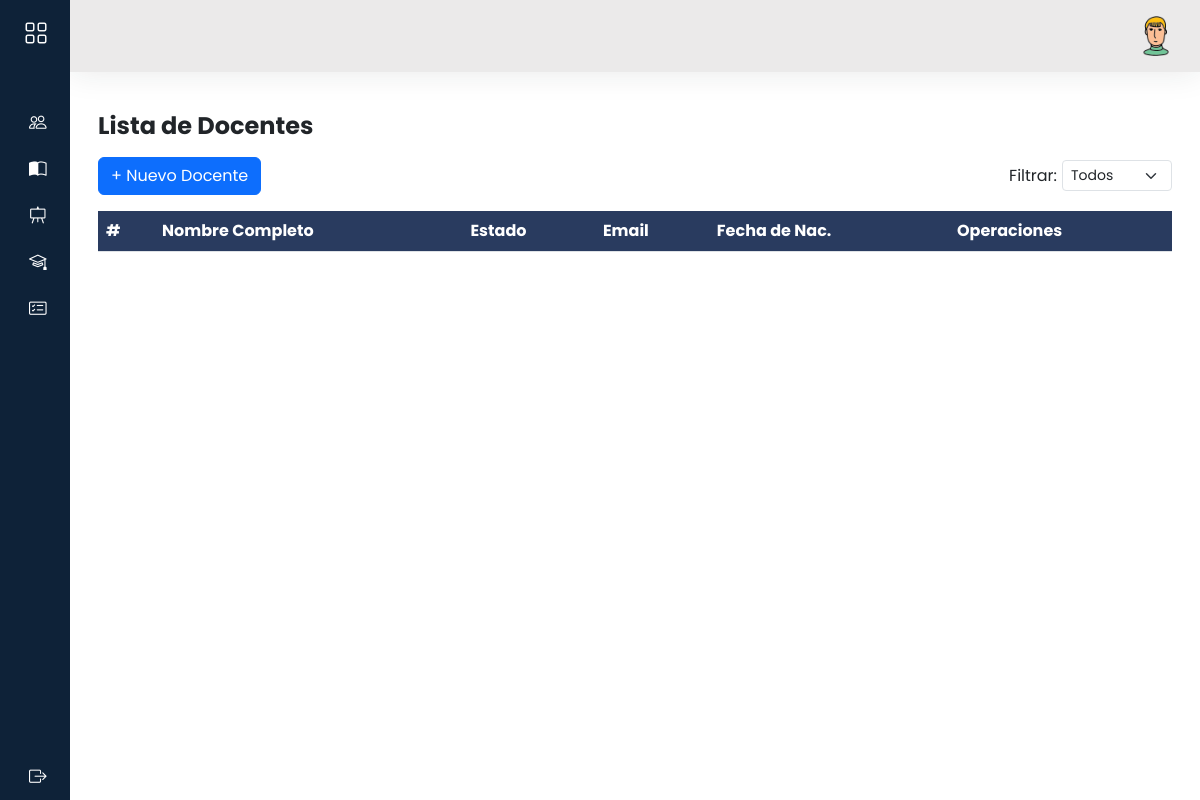
Before: /admi/docentes/ with the older database file.
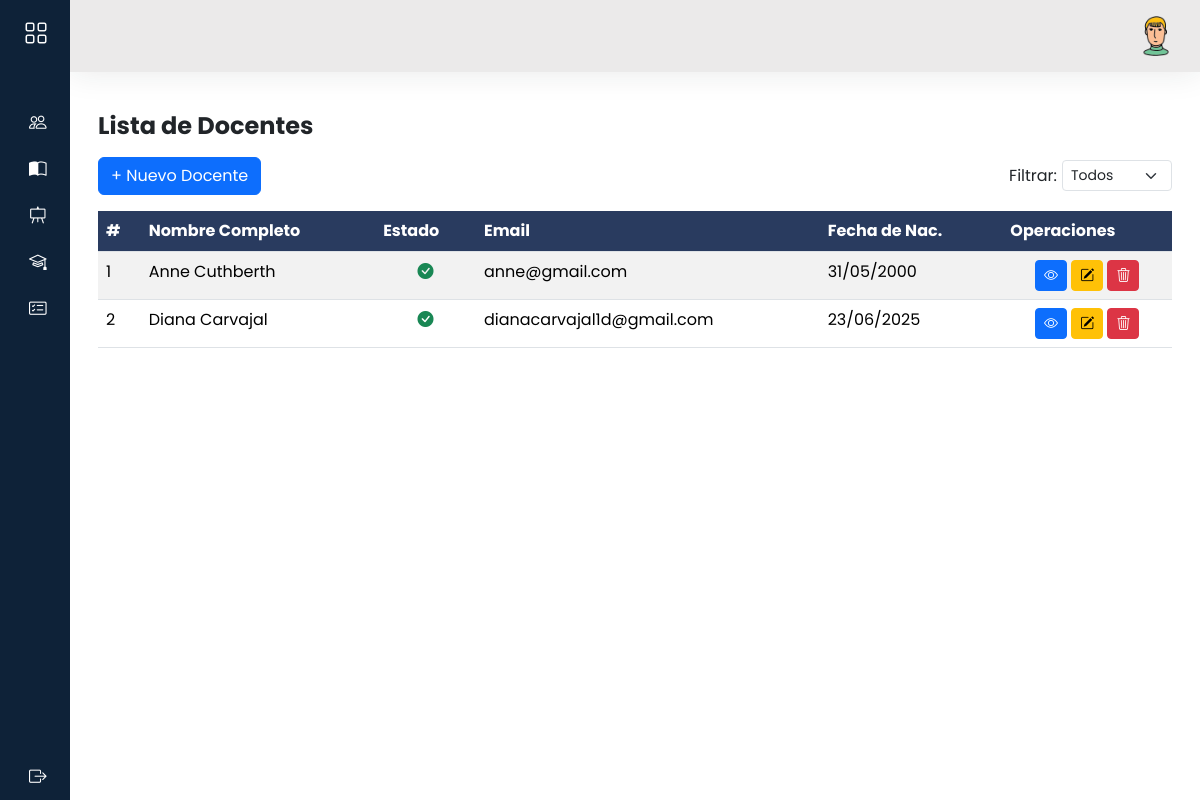
After: the same page with the newer database file.
### models/docente_model.py (models this page shows, shortened)
class Docente(db.Model):
    __tablename__='docentes'
    id = db.Column(db.Integer, primary_key=True)
    fecha_nac = db.Column(db.DateTime,nullable=False)
    genero = db.Column(db.String(10),nullable=False)
    telefono = db.Column(db.String(20),nullable=False)
    ci = db.Column(db.String(20),nullable=False)
    especialidad = db.Column(db.String(100),nullable=False)
    usuario_id = db.Column(db.Integer, db.ForeignKey('usuarios.id'),nullable=False)
    usuario = db.relationship('Usuario', back_populates='docentes')
    cursos = db.relationship('Curso', back_populates='docente')
    @staticmethod
    def get_all():
        return Docente.query.all()

### models/usuario_model.py (models this page shows, shortened)
class Usuario(db.Model, UserMixin):
    __tablename__='usuarios'
    id = db.Column(db.Integer,primary_key=True)
    nombre = db.Column(db.String(80),nullable=False)
    apellido = db.Column(db.String(100))
    email = db.Column(db.String(120), unique=True)
    username = db.Column(db.String(20),nullable=False)
    password = db.Column(db.String,nullable=False)
    activo = db.Column(db.Boolean, default=True,nullable=False)
    rol_id = db.Column(db.Integer, db.ForeignKey('rol.id'), nullable=False)
    rol = db.relationship('Rol', back_populates='usuarios')
    docentes = db.relationship('Docente', backref='usuario_rel', lazy=True, cascade='all, delete-orphan')
    estudiantes = db.relationship('Estudiante', backref='usuario_rel', lazy=True, cascade='all, delete-orphan')
    def delete(self):
        db.session.delete(self)
        db.session.commit()

### controllers/admi/docente_controller.py (the view)
@docente_bp.route("/")
def index():
    docentes = Docente.get_all()
    rol_docente = Rol.query.filter_by(nombre='Docente').first()
    usuarios = Usuario.query.filter_by(rol_id=rol_docente.id).all() if rol_docente else []
    return docente_view.list(docentes, usuarios)

### views/admi/docente_view.py (called while the page is built)
def list(docentes,usuarios):
    return render_template('admi/docentes/index.html',docentes= docentes,usuarios=usuarios)

### templates/admi/docentes/index.html (shortened to what this page needs)
{% extends 'admi/baseAdmi.html' %}
{% block content %}
<h3 class="fw-bold fs-4 my-3">Lista de Docentes
</h3>
<div class="d-flex justify-content-between align-items-center mb-3" style="gap: 10px;">
    <a data-bs-toggle="modal" data-bs-target="#modalNuevoDocente" class="btn btn-primary">
        + Nuevo Docente
    </a>
    <div class="d-flex align-items-center" style="gap: 5px;">
        <label for="filtroEstado" class="form-label mb-0">Filtrar:</label>
        <select id="filtroEstado" class="form-select form-select-sm" style="max-width: 150px;">
            <option value="">Todos</option>
        </select>
    </div>
</div>
<div class="row">
    <div class="col-12">
        <div class="table-responsive">
            <table id="mi-tabla" class="table table-striped  display nowrap" style="width:100%">
                <thead>
                    <tr class="highlight">
                        <th>#</th>
                        <th>Nombre Completo</th>
                        <th>Estado</th>
                        <th>Email</th>
                        <th>Fecha de Nac. </th>
                        <th>Operaciones</th>
                    </tr>
                </thead>
                <tbody>
                    {%for item in docentes%}
                    <tr>
                        <td>{{item.id}}</td>
                        <td>{{item.usuario.nombre}} {{ item.usuario.apellido }}</td>
                        <td class="text-center" data-search="{{ 'activo' if item.activo else 'inactivo' }}">
                            {% if item.usuario.activo %}
                            <i class="bi bi-check-circle-fill text-success"></i>
                            {% else %}
                            <i class="bi bi-x-circle-fill text-danger"></i>
                            {% endif %}
                        </td>
                        <td>{{item.usuario.email}}</td>
                        <td>{{item.fecha_nac.strftime('%d/%m/%Y')}}</td>
                        <td class="text-center">
                            <a data-bs-toggle="modal" data-bs-target="#modalVistaDocente{{ item.id }}"
                                class="btn btn-primary btn-sm"><i class=" bi bi-eye"></i></a>
                            <a data-bs-toggle="modal" data-bs-target="#modalEditarDocente{{ item.id }}"
                                class="btn btn-warning btn-sm"><i class="bi bi-pencil-square"></i></a>
                            <a class="btn btn-danger btn-sm" data-bs-toggle="modal"
                                data-bs-target="#modalConfirmarEliminar"
                                data-url="{{ url_for('docente.delete', id=item.id) }}">
                                <i class="bi bi-trash3"></i>
                            </a>
                        </td>
                    </tr>
                    {%endfor%}
                </tbody>
            </table>
        </div>
    </div>
</div>
{% endblock %}

Changed rows visible on the page:
added Docente: id "1", usuario.nombre "Anne", usuario.apellido "Cuthberth", usuario.email "anne@gmail.com", fecha_nac "31/05/2000"
added Docente: id "2", usuario.nombre "Diana", usuario.apellido "Carvajal", usuario.email "dianacarvajal1d@gmail.com", fecha_nac "23/06/2025"
